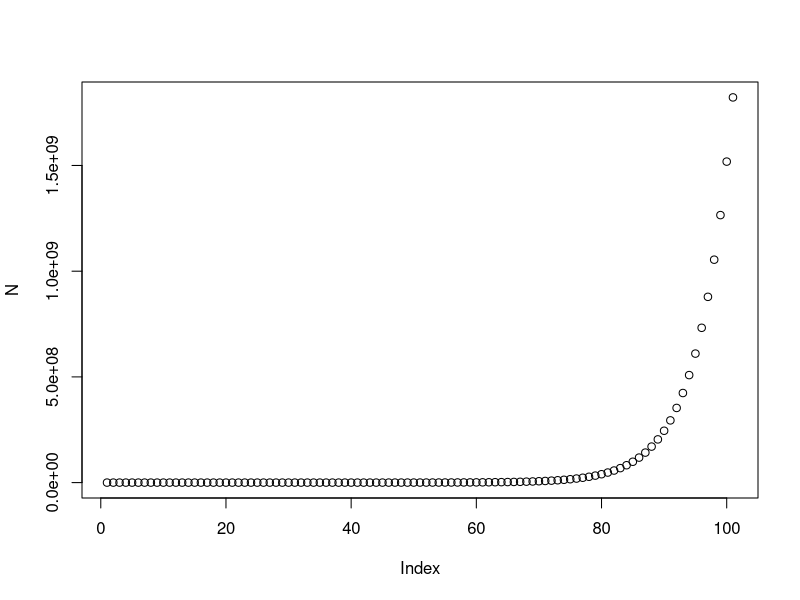
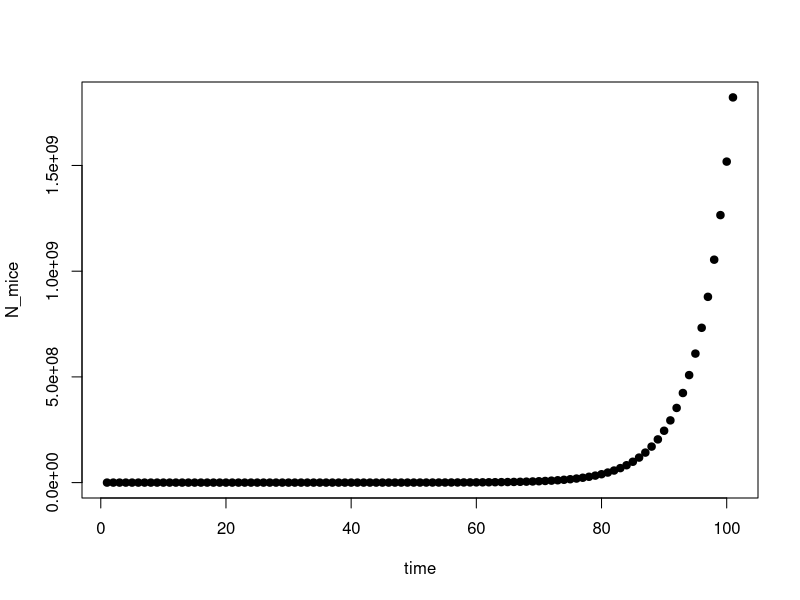
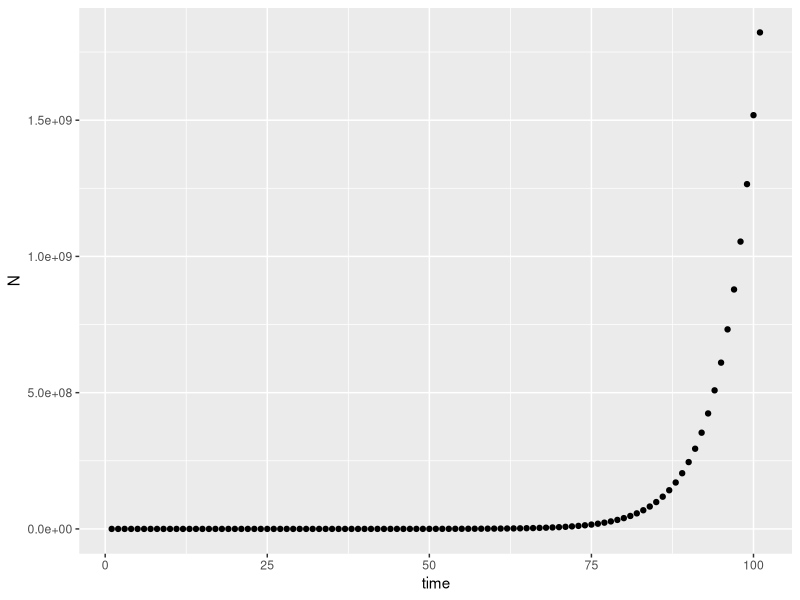
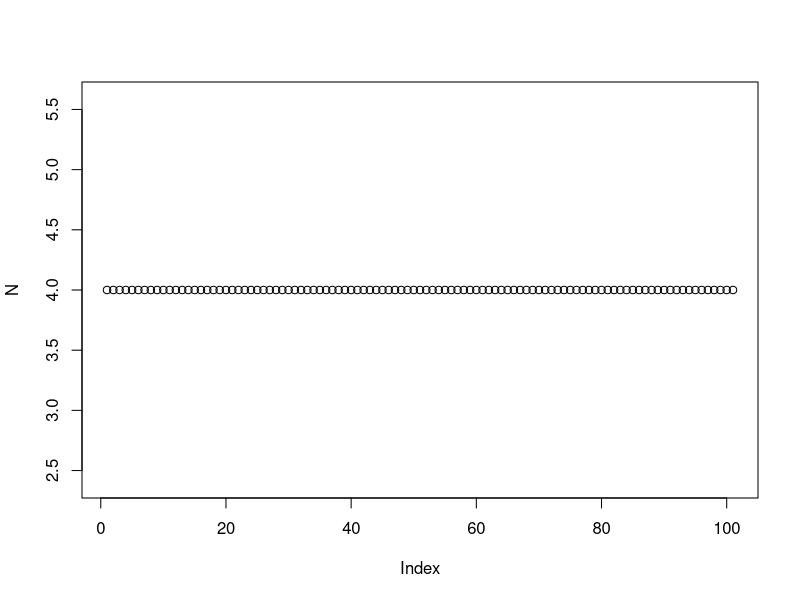
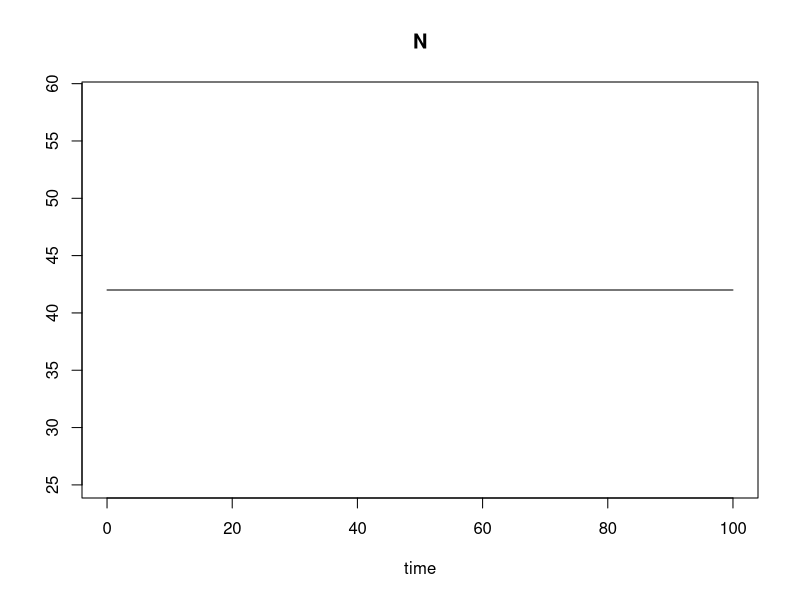
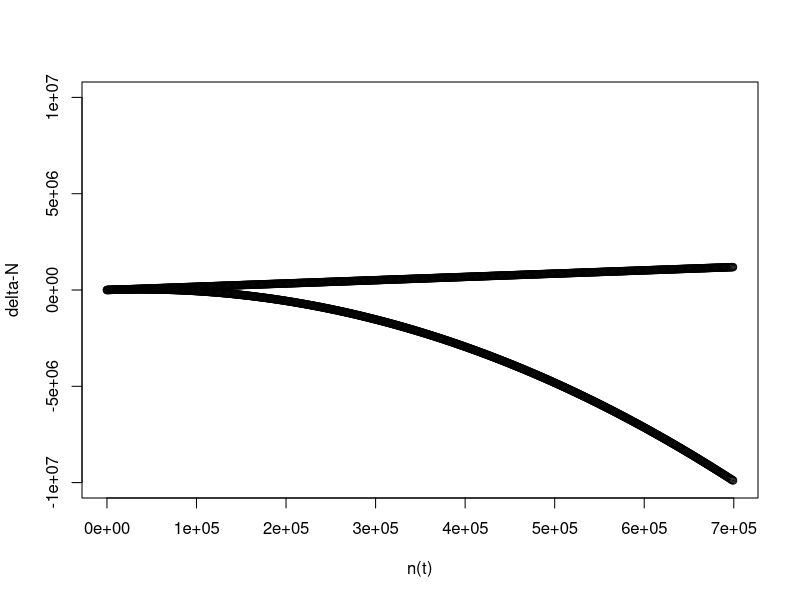

Here is the R script that generated these plots, in order:
## ---- chunk 1
knitr::opts_chunk$set(echo = TRUE)
library(ggplot2)
library(deSolve)
## ---- chunk 2
5+5
a <- 5
a
a+5
## ---- chunk 3
a <- c(5,13,2)
a
a[3]
a[3] <- 16
a
## ---- chunk 4
sqrt(16)
?sqrt
# Square root of 97?
a[4] <- NA
a
mean(a)
mean(a,na.rm=T)
## ---- chunk 5
my_fun <- function(x,y){
  z <- x+y
  return(z)
}
my_fun(17,3)
## ---- chunk 6
for(i in 1:5){
  z <- i + 6
  print(z)
}

for(i in 1:5){
  a[i] <- i
}
a

b <- c("I","love","R")
for(i in 1:length(b)){
  print(b[i])
}

## ---- chunk 7
## Step 1. Write values for the parameters in the model (and initial values of state variables)
# d - the *fraction* of mice in yard eaten by cat / day --> 0-1
d <- .7
# b - the *number* of mice born per mouse / day --> N (0-infinity)
b <- 3
# m - the *number* of mice arriving in the yard per day --> N (0-infinity)
m <- 4
# N0 - the initial number of mice in the yard when we begin the survey
N0 <- 42

## Step 2. Write a function that will calculate values of number of mice from one time step to the next.
mice <- function(N0,d,b,m){
  Nt1 <- (1+b)*(1-d)*N0 - m
  return(Nt1)
}

## Step 3. Call the function
mice(N0,d,b,m)

## Step 4. Follow the mice population size over some time intervals
# N - a variable where we record the population size over time
N <- N0

for(i in 1:100){
  Nt1 <- mice(N0,d,b,m)
  N <- c(N,Nt1)
  N0 <- Nt1
}

N
plot(N)
plot(N,xlab="time",ylab="N_mice",pch=19,col="black")
dat <- as.data.frame(N)
dat$time <- as.numeric(rownames(dat))
library(ggplot2)
ggplot2::ggplot(dat,aes(time,N)) + geom_point()
## ---- chunk 8
## Exercise 7. Simulation model of discrete-time exponential growth
R <- 1
N0 <- 4
disc_exp <- function(R,N0){
  Nt1 <- R*N0
  return(Nt1)
}
N <- N0

for(i in 1:100){
  Nt1 <- disc_exp(R,N0)
  N <- c(N,Nt1)
  N0 <- Nt1
}
plot(N)
## ---- chunk 9
## Exercise 8. Continuous time model of exponential growth
library(deSolve)
cont_exp <- function(t, state, parameters) {
  with(as.list(c(state, parameters)), {
    dN <-  r * N
    return(list(dN))
  })
}

parameters <- c(r = 0)
state      <- c(N = 42)
times      <- seq(0, 100, by = 0.01)

out <- deSolve::ode(y = state, times = times, func = cont_exp, parms = parameters)

plot(out)
## ---- chunk 10
## Exercise 9. Linear and non-linear models
models <- function(rd,nt,K){
  dN.1 <- rd * nt
  dN.2 <- rd * nt * (1 - nt/K)
  return(list(dN.1,dN.2))
}

rd <- 1.7
nt <- seq(100,700000,by=1000)
K <- 75000

res <- models(rd,nt,K)
plot(nt,res[[1]],ylim=c(-10000000,10000000),xlab="n(t)",ylab="delta-N")
points(nt,res[[2]])
